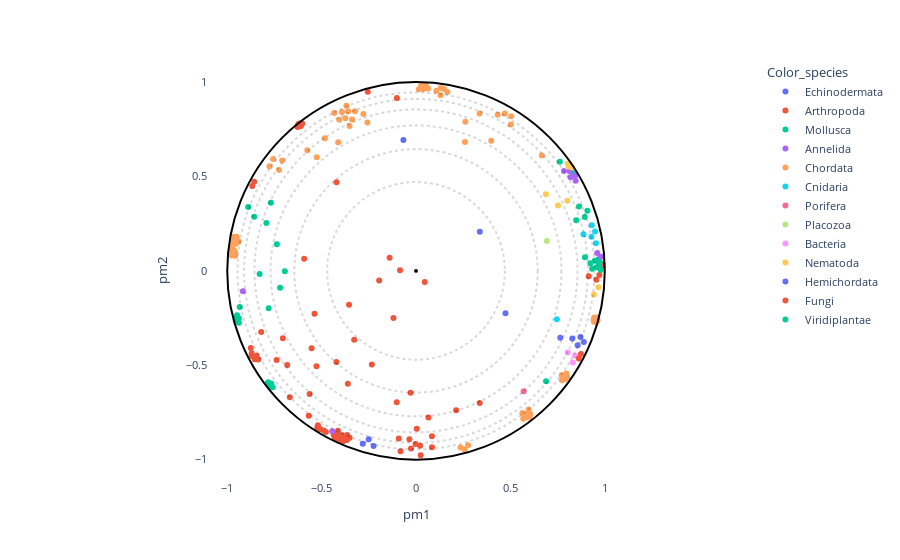

The notebook cell saved with this chart:
### Markdown cell above
### Create interactive plot

### Code cell
# OPTIONS =================================================
#Here you can set different parameters to color & annotate the resulting projection:
title = ""
#----------------------------------------------------------
# Select the coloring from annotation .csv file:
labels_name = "Color_species"
# Select classes to label among the "labels_name" or "second_labels_name" column (comma separated list):
second_labels_name = ""
labels_text = []
show_text = True
#----------------------------------------------------------
# Use a custom color palette:
color_palette = None #Default: None
use_custom_palette = False
# Select projection center:
id_for_rotation = None #Default: None
use_selected_center = False
#==========================================================


#Check projection visualization parameters
#Labels name
if labels_name == "":
    labels_name = None
elif labels_name not in annotation_names:
    raise NameError(f"labels_name {labels_name} is not in the availables annotations.\nAvailables annotations: {annotation_names}")
#Second labels name
if second_labels_name == "":
    second_labels_name = None
elif second_labels_name not in annotation_names:
    raise NameError(f'"second_labels_name" {second_labels_name} is not in the availables annotations.\nAvailables annotations: {annotation_names}')
#Color palet selection
if not use_custom_palette:
    color_palette = None
#Center of projection selection

tmp_id_for_rotation = -1
if use_selected_center and id_for_rotation is not None:
    if id_for_rotation != tmp_id_for_rotation:
        tmp_id_for_rotation = id_for_rotation

        poincare_coord = df_embedding[["pm1","pm2"]].sort_values(by=["proteins_id"])
        poincare_coord = poincare_coord.values[:,:2]
        model = PoincareMaps(poincare_coord)
        model.get_distances()

        model.iroot = id_for_rotation - 1  #Zero indexing
        model.rotate()

        df_embedding["pm1"] = model.coordinates_rotated[:,0]
        df_embedding["pm2"] = model.coordinates_rotated[:,1]
else:
    df_embedding["pm1"] = df_embedding["pm1_com"]
    df_embedding["pm2"] = df_embedding["pm2_com"]

#Plot graph
fig = plot_embedding_interactive(df_embedding, 
                                 labels_name = labels_name,
                                 second_labels_name = second_labels_name, 
                                 show_text = show_text,
                                 labels_text = labels_text,
                                 color_palette = color_palette, 
                                 title = title, 
                                 fontsize = 11)
fig.show()

### Figure 1 — Plotly figure (JSON) as saved in the notebook; plotly's stock layout.template omitted (floating-point values rounded to 4 significant figures; data arrays with more than 128 entries replaced by an {"elided": "..."} marker saying what was removed)
{"data": [{"customdata": {"elided": "10x19 mixed values"}, "hovertemplate": "<b>%{hovertext}</b><br><br>Color_species=%{customdata[10]}<br>pm1=%{x}<br>pm2=%{y}<br>proteins_id=%{customdata[0]}<br>tree1=%{customdata[1]}<br>tree2=%{customdata[2]}<br>tree3=%{customdata[3]}<br>tree4=%{customdata[4]}<br>full_name=%{customdata[5]}<br>short_name=%{customdata[6]}<br>full_species=%{customdata[7]}<br>short_species=%{customdata[8]}<br>evo_distance=%{customdata[9]}<br>Domain=%{customdata[11]}<br>Kingdom=%{customdata[12]}<br>Phylum=%{customdata[13]}<br>Subphylum=%{customdata[14]}<br>Class=%{customdata[15]}<br>Genus=%{customdata[16]}<br>pm1_com=%{customdata[17]}<br>pm2_com=%{customdata[18]}<extra></extra>", "hovertext": ["Echinodermata", "Echinodermata", "Echinodermata", "Echinodermata", "Echinodermata", "Echinodermata", "Echinodermata", "Echinodermata", "Echinodermata", "Echinodermata"], "legendgroup": "Echinodermata", "marker": {"color": "#636efa", "symbol": "circle"}, "mode": "markers", "name": "Echinodermata", "orientation": "v", "showlegend": true, "textposition": "top right", "type": "scatter", "x": [0.474, -0.06687, -0.2507, -0.2247, -0.2819, 0.7643, 0.8563, 0.889, 0.8278, 0.8711], "xaxis": "x", "y": [-0.225, 0.6931, -0.8914, -0.9276, -0.9152, -0.3537, -0.3942, -0.3772, -0.3579, -0.3501], "yaxis": "y"}, {"customdata": {"elided": "84x19 mixed values"}, "hovertemplate": "<b>%{hovertext}</b><br><br>Color_species=%{customdata[10]}<br>pm1=%{x}<br>pm2=%{y}<br>proteins_id=%{customdata[0]}<br>tree1=%{customdata[1]}<br>tree2=%{customdata[2]}<br>tree3=%{customdata[3]}<br>tree4=%{customdata[4]}<br>full_name=%{customdata[5]}<br>short_name=%{customdata[6]}<br>full_species=%{customdata[7]}<br>short_species=%{customdata[8]}<br>evo_distance=%{customdata[9]}<br>Domain=%{customdata[11]}<br>Kingdom=%{customdata[12]}<br>Phylum=%{customdata[13]}<br>Subphylum=%{customdata[14]}<br>Class=%{customdata[15]}<br>Genus=%{customdata[16]}<br>pm1_com=%{customdata[17]}<br>pm2_com=%{customdata[18]}<extra></extra>", "hovertext": ["Arthropoda", "Arthropoda", "Arthropoda", "Arthropoda", "Arthropoda", "Arthropoda", "Arthropoda", "Arthropoda", "Arthropoda", "Arthropoda", "Arthropoda", "Arthropoda", "Arthropoda", "Arthropoda", "Arthropoda", "Arthropoda", "Arthropoda", "Arthropoda", "Arthropoda", "Arthropoda", "Arthropoda", "Arthropoda", "Arthropoda", "Arthropoda", "Arthropoda", "Arthropoda", "Arthropoda", "Arthropoda", "Arthropoda", "Arthropoda", "Arthropoda", "Arthropoda", "Arthropoda", "Arthropoda", "Arthropoda", "Arthropoda", "Arthropoda", "Arthropoda", "Arthropoda", "Arthropoda", "Arthropoda", "Arthropoda", "Arthropoda", "Arthropoda", "Arthropoda", "Arthropoda", "Arthropoda", "Arthropoda", "Arthropoda", "Arthropoda", "Arthropoda", "Arthropoda", "Arthropoda", "Arthropoda", "Arthropoda", "Arthropoda", "Arthropoda", "Arthropoda", "Arthropoda", "Arthropoda", "Arthropoda", "Arthropoda", "Arthropoda", "Arthropoda", "Arthropoda", "Arthropoda", "Arthropoda", "Arthropoda", "Arthropoda", "Arthropoda", "Arthropoda", "Arthropoda", "Arthropoda", "Arthropoda", "Arthropoda", "Arthropoda", "Arthropoda", "Arthropoda", "Arthropoda", "Arthropoda", "Arthropoda", "Arthropoda", "Arthropoda", "Arthropoda"], "legendgroup": "Arthropoda", "marker": {"color": "#EF553B", "symbol": "circle"}, "mode": "markers", "name": "Arthropoda", "orientation": "v", "showlegend": true, "textposition": "top right", "type": "scatter", "x": [-0.553, -0.3547, -0.08462, -0.1949, 0.04632, -0.8203, -0.5376, -0.2342, -0.5273, -0.1195, -0.5635, 0.004059, 0.02173, 0.08452, 0.06589, -0.03501, -0.02655, 0.08422, -0.002371, 0.3375, -0.4218, 0.2125, -0.1019, -0.02871, -0.7054, -0.1397, 0.9554, -0.6024, -0.6147, -0.6184, -0.6098, -0.6111, -0.6277, -0.6201, -0.6255, -0.6231, -0.6192, -0.616, 0.9713, -0.7384, -0.5196, -0.2556, -0.5233, 0.915, -0.3908, -0.3813, -0.3935, -0.4131, -0.6687, -0.3518, -0.3647, -0.3656, -0.5062, -0.09104, -0.3276, -0.8676, -0.4043, -0.4362, -0.4135, -0.4207, -0.42, -0.4006, -0.4882, -0.4772, -0.1012, -0.08192, -0.386, -0.395, -0.8706, -0.8707, -0.8541, -0.8445, -0.8358, -0.6821, -0.3612, -0.8755, 0.02469, 0.9889, -0.4212, -0.5927, -0.8571, 0.9888, -0.4309, -0.5681], "xaxis": "x", "y": [-0.4098, -0.1789, 0.003812, -0.05083, -0.05864, -0.3243, -0.2274, -0.4962, -0.5049, -0.2503, -0.6525, -0.837, -0.9264, -0.9346, -0.7764, -0.8924, -0.9416, -0.8761, -0.9169, -0.6995, -0.4831, -0.7385, -0.6959, -0.6451, -0.3563, 0.06886, -0.04726, 0.7803, 0.7754, 0.7736, 0.768, 0.7797, 0.7623, 0.765, 0.7705, 0.7764, 0.7789, 0.7811, -0.02144, -0.4719, -0.8174, 0.9487, -0.8322, -0.02831, -0.8874, -0.8846, -0.8691, -0.8891, -0.6693, -0.8837, -0.8695, -0.8954, -0.8397, -0.8877, -0.3647, 0.4502, -0.8798, -0.8678, -0.8471, -0.8696, -0.8597, -0.8929, -0.8453, -0.8534, 0.9161, -0.9555, -0.9021, -0.9011, -0.4366, -0.451, -0.4688, -0.4491, -0.4698, -0.4986, -0.5981, -0.4087, -0.9768, 0.02358, 0.4695, 0.06458, 0.4718, 0.03765, -0.8874, -0.7674], "yaxis": "y"}, {"customdata": {"elided": "36x19 mixed values"}, "hovertemplate": "<b>%{hovertext}</b><br><br>Color_species=%{customdata[10]}<br>pm1=%{x}<br>pm2=%{y}<br>proteins_id=%{customdata[0]}<br>tree1=%{customdata[1]}<br>tree2=%{customdata[2]}<br>tree3=%{customdata[3]}<br>tree4=%{customdata[4]}<br>full_name=%{customdata[5]}<br>short_name=%{customdata[6]}<br>full_species=%{customdata[7]}<br>short_species=%{customdata[8]}<br>evo_distance=%{customdata[9]}<br>Domain=%{customdata[11]}<br>Kingdom=%{customdata[12]}<br>Phylum=%{customdata[13]}<br>Subphylum=%{customdata[14]}<br>Class=%{customdata[15]}<br>Genus=%{customdata[16]}<br>pm1_com=%{customdata[17]}<br>pm2_com=%{customdata[18]}<extra></extra>", "hovertext": ["Mollusca", "Mollusca", "Mollusca", "Mollusca", "Mollusca", "Mollusca", "Mollusca", "Mollusca", "Mollusca", "Mollusca", "Mollusca", "Mollusca", "Mollusca", "Mollusca", "Mollusca", "Mollusca", "Mollusca", "Mollusca", "Mollusca", "Mollusca", "Mollusca", "Mollusca", "Mollusca", "Mollusca", "Mollusca", "Mollusca", "Mollusca", "Mollusca", "Mollusca", "Mollusca", "Mollusca", "Mollusca", "Mollusca", "Mollusca", "Mollusca", "Mollusca"], "legendgroup": "Mollusca", "marker": {"color": "#00cc96", "symbol": "circle"}, "mode": "markers", "name": "Mollusca", "orientation": "v", "showlegend": true, "textposition": "top right", "type": "scatter", "x": [-0.7203, -0.6947, 0.9676, 0.933, 0.8951, 0.9786, 0.9469, -0.9481, -0.9339, -0.9382, -0.954, -0.9384, -0.7806, 0.9548, 0.924, -0.8572, -0.8284, -0.7372, -0.7927, 0.8937, 0.8488, 0.9083, -0.7688, -0.8891, 0.8332, 0.9661, 0.7617, 0.9729, 0.8639, -0.9519, -0.9553, -0.7587, -0.7811, -0.7838, -0.7663, -0.7728], "xaxis": "x", "y": [-0.09004, -0.001549, 0.02992, 0.01116, 0.07276, 0.004889, 0.05356, -0.2352, -0.192, -0.2744, -0.2486, -0.2505, -0.1978, 0.01802, 0.04, 0.2866, -0.0167, 0.1411, 0.2536, 0.2855, 0.2681, 0.3185, 0.3608, 0.3383, 0.5191, 0.06143, 0.5784, 0.04546, 0.3409, -0.2659, -0.2597, -0.6161, -0.605, -0.5904, -0.5969, -0.6134], "yaxis": "y"}, {"customdata": {"elided": "9x19 mixed values"}, "hovertemplate": "<b>%{hovertext}</b><br><br>Color_species=%{customdata[10]}<br>pm1=%{x}<br>pm2=%{y}<br>proteins_id=%{customdata[0]}<br>tree1=%{customdata[1]}<br>tree2=%{customdata[2]}<br>tree3=%{customdata[3]}<br>tree4=%{customdata[4]}<br>full_name=%{customdata[5]}<br>short_name=%{customdata[6]}<br>full_species=%{customdata[7]}<br>short_species=%{customdata[8]}<br>evo_distance=%{customdata[9]}<br>Domain=%{customdata[11]}<br>Kingdom=%{customdata[12]}<br>Phylum=%{customdata[13]}<br>Subphylum=%{customdata[14]}<br>Class=%{customdata[15]}<br>Genus=%{customdata[16]}<br>pm1_com=%{customdata[17]}<br>pm2_com=%{customdata[18]}<extra></extra>", "hovertext": ["Annelida", "Annelida", "Annelida", "Annelida", "Annelida", "Annelida", "Annelida", "Annelida", "Annelida"], "legendgroup": "Annelida", "marker": {"color": "#ab63fa", "symbol": "circle"}, "mode": "markers", "name": "Annelida", "orientation": "v", "showlegend": true, "textposition": "top right", "type": "scatter", "x": [0.8139, 0.8433, 0.7838, 0.8458, -0.9172, 0.9797, -0.4438, 0.9601, 0.8184], "xaxis": "x", "y": [0.528, 0.5046, 0.5284, 0.478, -0.1076, 0.07475, -0.8492, 0.09528, 0.4959], "yaxis": "y"}, {"customdata": {"elided": "88x19 mixed values"}, "hovertemplate": "<b>%{hovertext}</b><br><br>Color_species=%{customdata[10]}<br>pm1=%{x}<br>pm2=%{y}<br>proteins_id=%{customdata[0]}<br>tree1=%{customdata[1]}<br>tree2=%{customdata[2]}<br>tree3=%{customdata[3]}<br>tree4=%{customdata[4]}<br>full_name=%{customdata[5]}<br>short_name=%{customdata[6]}<br>full_species=%{customdata[7]}<br>short_species=%{customdata[8]}<br>evo_distance=%{customdata[9]}<br>Domain=%{customdata[11]}<br>Kingdom=%{customdata[12]}<br>Phylum=%{customdata[13]}<br>Subphylum=%{customdata[14]}<br>Class=%{customdata[15]}<br>Genus=%{customdata[16]}<br>pm1_com=%{customdata[17]}<br>pm2_com=%{customdata[18]}<extra></extra>", "hovertext": ["Chordata", "Chordata", "Chordata", "Chordata", "Chordata", "Chordata", "Chordata", "Chordata", "Chordata", "Chordata", "Chordata", "Chordata", "Chordata", "Chordata", "Chordata", "Chordata", "Chordata", "Chordata", "Chordata", "Chordata", "Chordata", "Chordata", "Chordata", "Chordata", "Chordata", "Chordata", "Chordata", "Chordata", "Chordata", "Chordata", "Chordata", "Chordata", "Chordata", "Chordata", "Chordata", "Chordata", "Chordata", "Chordata", "Chordata", "Chordata", "Chordata", "Chordata", "Chordata", "Chordata", "Chordata", "Chordata", "Chordata", "Chordata", "Chordata", "Chordata", "Chordata", "Chordata", "Chordata", "Chordata", "Chordata", "Chordata", "Chordata", "Chordata", "Chordata", "Chordata", "Chordata", "Chordata", "Chordata", "Chordata", "Chordata", "Chordata", "Chordata", "Chordata", "Chordata", "Chordata", "Chordata", "Chordata", "Chordata", "Chordata", "Chordata", "Chordata", "Chordata", "Chordata", "Chordata", "Chordata", "Chordata", "Chordata", "Chordata", "Chordata", "Chordata", "Chordata", "Chordata", "Chordata"], "legendgroup": "Chordata", "marker": {"color": "#FFA15A", "symbol": "circle"}, "mode": "markers", "name": "Chordata", "orientation": "v", "showlegend": true, "textposition": "top right", "type": "scatter", "x": [0.7968, 0.3987, 0.6667, -0.9782, -0.966, -0.9498, -0.3233, -0.9764, -0.9662, -0.3743, -0.9705, -0.2789, -0.2576, -0.9582, -0.9655, -0.3595, -0.3521, -0.9683, -0.3921, -0.959, -0.955, -0.976, -0.9393, -0.339, -0.9532, -0.4067, -0.4335, -0.4123, -0.5259, -0.9747, -0.5758, -0.4826, 0.06386, 0.9569, 0.9613, 0.9426, 0.9584, 0.9466, 0.9595, 0.9608, 0.9517, 0.9522, 0.9531, 0.9406, 0.9585, 0.948, 0.2592, 0.9439, 0.9544, 0.4326, 0.2363, 0.4708, 0.2761, 0.5046, 0.5024, -0.7566, -0.7758, -0.7091, -0.7253, 0.1079, 0.13, 0.166, 0.05195, 0.02717, 0.01493, 0.03826, 0.03983, -0.968, 0.2616, 0.3365, 0.1306, 0.568, 0.5876, 0.7719, 0.5967, 0.7736, 0.7906, 0.6045, 0.7879, 0.5781, 0.5632, 0.6022, 0.591, 0.1483, -0.3686, -0.958, 0.8006, 0.2587], "xaxis": "x", "y": [-0.5439, 0.6888, 0.6111, 0.1037, 0.1494, 0.1803, 0.8457, 0.08123, 0.1104, 0.808, 0.09666, 0.8315, 0.7859, 0.1674, 0.1804, 0.845, 0.7669, 0.1598, 0.842, 0.1017, 0.1554, 0.1162, 0.156, 0.8018, 0.1432, 0.8004, 0.8357, 0.6807, 0.6014, 0.1295, 0.6393, 0.7021, 0.9665, -0.2589, -0.2597, -0.269, -0.2628, -0.2623, -0.2656, -0.2628, -0.2647, -0.2603, -0.2718, -0.2591, -0.2474, -0.2551, 0.6826, -0.247, -0.2539, 0.8274, -0.9353, 0.8335, -0.9233, 0.8187, 0.7752, 0.5928, 0.5539, 0.5842, 0.5343, 0.9539, 0.9309, 0.9479, 0.982, 0.9817, 0.9617, 0.9638, 0.986, 0.1694, 0.7902, 0.8331, 0.9688, -0.7828, -0.7579, -0.5534, -0.7338, -0.5792, -0.5744, -0.7578, -0.5626, -0.7709, -0.753, -0.7718, -0.7768, 0.9635, 0.8748, 0.0797, -0.564, -0.946], "yaxis": "y"}, {"customdata": [[18, -1, -1, 8, 4, "Predicted protein", "Predicted", "Nematostella vectensis", "Nematostella", 2.434, "Cnidaria", "Eukaryota", "Metazoa", "Cnidaria", "Other", "Other", "Other", 0.9534, 0.1464], [82, -1, 15, 7, 4, "Predicted protein", "Predicted", "Nematostella vectensis", "Nematostella", 3.063, "Cnidaria", "Eukaryota", "Metazoa", "Cnidaria", "Other", "Other", "Other", 0.9483, 0.2088], [83, 20, 15, 7, 4, "Predicted protein", "Predicted", "Nematostella vectensis", "Nematostella", 2.696, "Cnidaria", "Eukaryota", "Metazoa", "Cnidaria", "Other", "Other", "Other", 0.9295, 0.1801], [84, -1, 15, 7, 4, "Predicted protein", "Predicted", "Nematostella vectensis", "Nematostella", 2.747, "Cnidaria", "Eukaryota", "Metazoa", "Cnidaria", "Other", "Other", "Other", 0.9309, 0.2413], [85, 20, 15, 7, 4, "Predicted protein", "Predicted", "Nematostella vectensis", "Nematostella", 2.467, "Cnidaria", "Eukaryota", "Metazoa", "Cnidaria", "Other", "Other", "Other", 0.887, 0.1944], [208, -1, -1, -1, 3, "Predicted protein", "Predicted", "Nematostella vectensis", "Nematostella", 3.137, "Cnidaria", "Eukaryota", "Metazoa", "Cnidaria", "Other", "Other", "Other", 0.7463, -0.2558]], "hovertemplate": "<b>%{hovertext}</b><br><br>Color_species=%{customdata[10]}<br>pm1=%{x}<br>pm2=%{y}<br>proteins_id=%{customdata[0]}<br>tree1=%{customdata[1]}<br>tree2=%{customdata[2]}<br>tree3=%{customdata[3]}<br>tree4=%{customdata[4]}<br>full_name=%{customdata[5]}<br>short_name=%{customdata[6]}<br>full_species=%{customdata[7]}<br>short_species=%{customdata[8]}<br>evo_distance=%{customdata[9]}<br>Domain=%{customdata[11]}<br>Kingdom=%{customdata[12]}<br>Phylum=%{customdata[13]}<br>Subphylum=%{customdata[14]}<br>Class=%{customdata[15]}<br>Genus=%{customdata[16]}<br>pm1_com=%{customdata[17]}<br>pm2_com=%{customdata[18]}<extra></extra>", "hovertext": ["Cnidaria", "Cnidaria", "Cnidaria", "Cnidaria", "Cnidaria", "Cnidaria"], "legendgroup": "Cnidaria", "marker": {"color": "#19d3f3", "symbol": "circle"}, "mode": "markers", "name": "Cnidaria", "orientation": "v", "showlegend": true, "textposition": "top right", "type": "scatter", "x": [0.9534, 0.9483, 0.9295, 0.9309, 0.887, 0.7463], "xaxis": "x", "y": [0.1464, 0.2088, 0.1801, 0.2413, 0.1944, -0.2558], "yaxis": "y"}, {"customdata": [[37, -1, -1, 9, 3, "Uncharacterized protein", "Uncharacterized", "Amphimedon queenslandica", "Amphimedon", 2.522, "Porifera", "Eukaryota", "Metazoa", "Porifera", "Other", "Other", "Other", 0.5703, -0.6382]], "hovertemplate": "<b>%{hovertext}</b><br><br>Color_species=%{customdata[10]}<br>pm1=%{x}<br>pm2=%{y}<br>proteins_id=%{customdata[0]}<br>tree1=%{customdata[1]}<br>tree2=%{customdata[2]}<br>tree3=%{customdata[3]}<br>tree4=%{customdata[4]}<br>full_name=%{customdata[5]}<br>short_name=%{customdata[6]}<br>full_species=%{customdata[7]}<br>short_species=%{customdata[8]}<br>evo_distance=%{customdata[9]}<br>Domain=%{customdata[11]}<br>Kingdom=%{customdata[12]}<br>Phylum=%{customdata[13]}<br>Subphylum=%{customdata[14]}<br>Class=%{customdata[15]}<br>Genus=%{customdata[16]}<br>pm1_com=%{customdata[17]}<br>pm2_com=%{customdata[18]}<extra></extra>", "hovertext": ["Porifera"], "legendgroup": "Porifera", "marker": {"color": "#FF6692", "symbol": "circle"}, "mode": "markers", "name": "Porifera", "orientation": "v", "showlegend": true, "textposition": "top right", "type": "scatter", "x": [0.5703], "xaxis": "x", "y": [-0.6382], "yaxis": "y"}, {"customdata": [[78, -1, -1, 20, 7, "Putative uncharacterized protein", "Putative", "Trichoplax adhaerens", "Trichoplax", 2.316, "Placozoa", "Eukaryota", "Metazoa", "Other", "Other", "Other", "Other", 0.6933, 0.1582]], "hovertemplate": "<b>%{hovertext}</b><br><br>Color_species=%{customdata[10]}<br>pm1=%{x}<br>pm2=%{y}<br>proteins_id=%{customdata[0]}<br>tree1=%{customdata[1]}<br>tree2=%{customdata[2]}<br>tree3=%{customdata[3]}<br>tree4=%{customdata[4]}<br>full_name=%{customdata[5]}<br>short_name=%{customdata[6]}<br>full_species=%{customdata[7]}<br>short_species=%{customdata[8]}<br>evo_distance=%{customdata[9]}<br>Domain=%{customdata[11]}<br>Kingdom=%{customdata[12]}<br>Phylum=%{customdata[13]}<br>Subphylum=%{customdata[14]}<br>Class=%{customdata[15]}<br>Genus=%{customdata[16]}<br>pm1_com=%{customdata[17]}<br>pm2_com=%{customdata[18]}<extra></extra>", "hovertext": ["Placozoa"], "legendgroup": "Placozoa", "marker": {"color": "#B6E880", "symbol": "circle"}, "mode": "markers", "name": "Placozoa", "orientation": "v", "showlegend": true, "textposition": "top right", "type": "scatter", "x": [0.6933], "xaxis": "x", "y": [0.1582], "yaxis": "y"}, {"customdata": [[79, -1, -1, 6, 3, "Globin", "Globin", "Gemmatirosa kalamazoonesis", "Gemmatirosa", 2.905, "Bacteria", "Bacteria", "Bacteria", "Other", "Other", "Other", "Other", 0.8435, -0.4498], [80, -1, 9, 6, 3, "Globin", "Globin", "Gemmatirosa kalamazoonesis", "Gemmatirosa", 3.007, "Bacteria", "Bacteria", "Bacteria", "Other", "Other", "Other", "Other", 0.8307, -0.4852], [81, -1, 9, 6, 3, "Hemin receptor", "Hemin", "Halothiobacillus sp.", "Halothiobacillus", 2.535, "Bacteria", "Bacteria", "Bacteria", "Proteobacteria", "Other", "Gammaproteobacteria", "Other", 0.8035, -0.4325]], "hovertemplate": "<b>%{hovertext}</b><br><br>Color_species=%{customdata[10]}<br>pm1=%{x}<br>pm2=%{y}<br>proteins_id=%{customdata[0]}<br>tree1=%{customdata[1]}<br>tree2=%{customdata[2]}<br>tree3=%{customdata[3]}<br>tree4=%{customdata[4]}<br>full_name=%{customdata[5]}<br>short_name=%{customdata[6]}<br>full_species=%{customdata[7]}<br>short_species=%{customdata[8]}<br>evo_distance=%{customdata[9]}<br>Domain=%{customdata[11]}<br>Kingdom=%{customdata[12]}<br>Phylum=%{customdata[13]}<br>Subphylum=%{customdata[14]}<br>Class=%{customdata[15]}<br>Genus=%{customdata[16]}<br>pm1_com=%{customdata[17]}<br>pm2_com=%{customdata[18]}<extra></extra>", "hovertext": ["Bacteria", "Bacteria", "Bacteria"], "legendgroup": "Bacteria", "marker": {"color": "#FF97FF", "symbol": "circle"}, "mode": "markers", "name": "Bacteria", "orientation": "v", "showlegend": true, "textposition": "top right", "type": "scatter", "x": [0.8435, 0.8307, 0.8035], "xaxis": "x", "y": [-0.4498, -0.4852, -0.4325], "yaxis": "y"}, {"customdata": {"elided": "10x19 mixed values"}, "hovertemplate": "<b>%{hovertext}</b><br><br>Color_species=%{customdata[10]}<br>pm1=%{x}<br>pm2=%{y}<br>proteins_id=%{customdata[0]}<br>tree1=%{customdata[1]}<br>tree2=%{customdata[2]}<br>tree3=%{customdata[3]}<br>tree4=%{customdata[4]}<br>full_name=%{customdata[5]}<br>short_name=%{customdata[6]}<br>full_species=%{customdata[7]}<br>short_species=%{customdata[8]}<br>evo_distance=%{customdata[9]}<br>Domain=%{customdata[11]}<br>Kingdom=%{customdata[12]}<br>Phylum=%{customdata[13]}<br>Subphylum=%{customdata[14]}<br>Class=%{customdata[15]}<br>Genus=%{customdata[16]}<br>pm1_com=%{customdata[17]}<br>pm2_com=%{customdata[18]}<extra></extra>", "hovertext": ["Nematoda", "Nematoda", "Nematoda", "Nematoda", "Nematoda", "Nematoda", "Nematoda", "Nematoda", "Nematoda", "Nematoda"], "legendgroup": "Nematoda", "marker": {"color": "#FECB52", "symbol": "circle"}, "mode": "markers", "name": "Nematoda", "orientation": "v", "showlegend": true, "textposition": "top right", "type": "scatter", "x": [0.7525, 0.6884, 0.8017, 0.8097, 0.8189, 0.8039, 0.8256, 0.8144, 0.9427, 0.9666], "xaxis": "x", "y": [0.3459, 0.4059, 0.3716, 0.5531, 0.5565, 0.5684, 0.5479, 0.5651, -0.1248, -0.08654], "yaxis": "y"}, {"customdata": [[203, -1, -1, 14, 6, "Neuroglobin like protein", "Neuroglobin", "Saccoglossus kowalevskii", "Saccoglossus", 2.36, "Hemichordata", "Eukaryota", "Metazoa", "Hemichordata", "Other", "Other", "Other", 0.338, 0.2079]], "hovertemplate": "<b>%{hovertext}</b><br><br>Color_species=%{customdata[10]}<br>pm1=%{x}<br>pm2=%{y}<br>proteins_id=%{customdata[0]}<br>tree1=%{customdata[1]}<br>tree2=%{customdata[2]}<br>tree3=%{customdata[3]}<br>tree4=%{customdata[4]}<br>full_name=%{customdata[5]}<br>short_name=%{customdata[6]}<br>full_species=%{customdata[7]}<br>short_species=%{customdata[8]}<br>evo_distance=%{customdata[9]}<br>Domain=%{customdata[11]}<br>Kingdom=%{customdata[12]}<br>Phylum=%{customdata[13]}<br>Subphylum=%{customdata[14]}<br>Class=%{customdata[15]}<br>Genus=%{customdata[16]}<br>pm1_com=%{customdata[17]}<br>pm2_com=%{customdata[18]}<extra></extra>", "hovertext": ["Hemichordata"], "legendgroup": "Hemichordata", "marker": {"color": "#636efa", "symbol": "circle"}, "mode": "markers", "name": "Hemichordata", "orientation": "v", "showlegend": true, "textposition": "top right", "type": "scatter", "x": [0.338], "xaxis": "x", "y": [0.2079], "yaxis": "y"}, {"customdata": [[210, 15, 8, 6, 3, "ARAD1D45562p", "ARAD1D45562p", "Blastobotrys adeninivorans", "Blastobotrys", 3.652, "Fungi", "Eukaryota", "Fungi", "Ascomycota", "Other", "Other", "Other", 0.8624, -0.4646], [234, 15, 8, 6, 3, "CYFA0S05e02454g1_1", "CYFA0S05e02454g1_1", "Cyberlindnera fabianii", "Cyberlindnera", 4.119, "Fungi", "Eukaryota", "Fungi", "Ascomycota", "Other", "Other", "Other", 0.8739, -0.4408]], "hovertemplate": "<b>%{hovertext}</b><br><br>Color_species=%{customdata[10]}<br>pm1=%{x}<br>pm2=%{y}<br>proteins_id=%{customdata[0]}<br>tree1=%{customdata[1]}<br>tree2=%{customdata[2]}<br>tree3=%{customdata[3]}<br>tree4=%{customdata[4]}<br>full_name=%{customdata[5]}<br>short_name=%{customdata[6]}<br>full_species=%{customdata[7]}<br>short_species=%{customdata[8]}<br>evo_distance=%{customdata[9]}<br>Domain=%{customdata[11]}<br>Kingdom=%{customdata[12]}<br>Phylum=%{customdata[13]}<br>Subphylum=%{customdata[14]}<br>Class=%{customdata[15]}<br>Genus=%{customdata[16]}<br>pm1_com=%{customdata[17]}<br>pm2_com=%{customdata[18]}<extra></extra>", "hovertext": ["Fungi", "Fungi"], "legendgroup": "Fungi", "marker": {"color": "#EF553B", "symbol": "circle"}, "mode": "markers", "name": "Fungi", "orientation": "v", "showlegend": true, "textposition": "top right", "type": "scatter", "x": [0.8624, 0.8739], "xaxis": "x", "y": [-0.4646, -0.4408], "yaxis": "y"}, {"customdata": [[227, -1, -1, 9, 3, "Uncharacterized protein", "Uncharacterized", "Micromonas commoda", "Micromonas", 2.71, "Viridiplantae", "Eukaryota", "Plantae", "Chlorophyta", "Other", "Other", "Other", 0.689, -0.5842]], "hovertemplate": "<b>%{hovertext}</b><br><br>Color_species=%{customdata[10]}<br>pm1=%{x}<br>pm2=%{y}<br>proteins_id=%{customdata[0]}<br>tree1=%{customdata[1]}<br>tree2=%{customdata[2]}<br>tree3=%{customdata[3]}<br>tree4=%{customdata[4]}<br>full_name=%{customdata[5]}<br>short_name=%{customdata[6]}<br>full_species=%{customdata[7]}<br>short_species=%{customdata[8]}<br>evo_distance=%{customdata[9]}<br>Domain=%{customdata[11]}<br>Kingdom=%{customdata[12]}<br>Phylum=%{customdata[13]}<br>Subphylum=%{customdata[14]}<br>Class=%{customdata[15]}<br>Genus=%{customdata[16]}<br>pm1_com=%{customdata[17]}<br>pm2_com=%{customdata[18]}<extra></extra>", "hovertext": ["Viridiplantae"], "legendgroup": "Viridiplantae", "marker": {"color": "#00cc96", "symbol": "circle"}, "mode": "markers", "name": "Viridiplantae", "orientation": "v", "showlegend": true, "textposition": "top right", "type": "scatter", "x": [0.689], "xaxis": "x", "y": [-0.5842], "yaxis": "y"}], "layout": {"autosize": true, "font": {"size": 11}, "legend": {"title": {"text": "Color_species"}, "tracegroupgap": 0}, "margin": {"t": 60}, "plot_bgcolor": "rgba(0, 0, 0, 0)", "shapes": [{"line": {"color": "black", "dash": "dot"}, "opacity": 0.15, "type": "circle", "x0": -0.4706, "x1": 0.4706, "y0": -0.4706, "y1": 0.4706}, {"line": {"color": "black", "dash": "dot"}, "opacity": 0.15, "type": "circle", "x0": -0.6447, "x1": 0.6447, "y0": -0.6447, "y1": 0.6447}, {"line": {"color": "black", "dash": "dot"}, "opacity": 0.15, "type": "circle", "x0": -0.7705, "x1": 0.7705, "y0": -0.7705, "y1": 0.7705}, {"line": {"color": "black", "dash": "dot"}, "opacity": 0.15, "type": "circle", "x0": -0.8557, "x1": 0.8557, "y0": -0.8557, "y1": 0.8557}, {"line": {"color": "black", "dash": "dot"}, "opacity": 0.15, "type": "circle", "x0": -0.9108, "x1": 0.9108, "y0": -0.9108, "y1": 0.9108}, {"line": {"color": "black", "dash": "dot"}, "opacity": 0.15, "type": "circle", "x0": -0.9455, "x1": 0.9455, "y0": -0.9455, "y1": 0.9455}, {"line": {"color": "Black"}, "type": "circle", "x0": -1, "x1": 1, "xref": "x", "y0": -1, "y1": 1, "yref": "y"}, {"fillcolor": "Black", "line": {"color": "Black"}, "type": "circle", "x0": -0.005, "x1": 0.005, "xref": "x", "y0": -0.005, "y1": 0.005, "yref": "y"}], "title": {"text": "", "x": 0.5}, "xaxis": {"anchor": "y", "constrain": "domain", "domain": [0.1855, 0.8145], "range": [-1.1, 1.1], "title": {"text": "pm1"}, "type": "linear"}, "yaxis": {"anchor": "x", "autorange": true, "domain": [0, 1], "range": [-1.1, 1.109], "scaleanchor": "x", "scaleratio": 1, "title": {"text": "pm2"}, "type": "linear"}, "yaxis2": {"layer": "below traces", "matches": "y", "overlaying": "y"}}}
